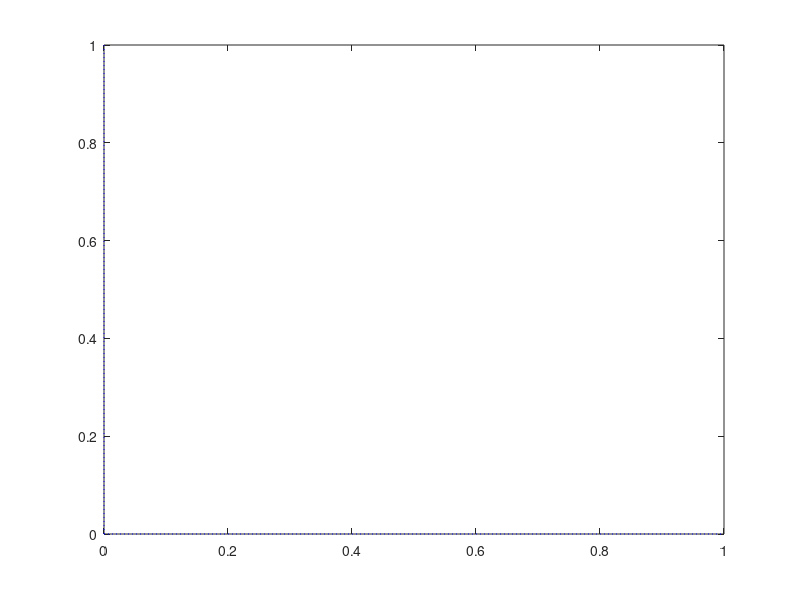

Recreate this plot in MATLAB.
function hz = zcoords( linetype )
%ZCOORDS    put co-ordinates on a z-plane diagram
%
%  usage:   hz = zcoords( <linetype> )
%       linetype = valid line type (see PLOT)
%            defaults to ':'
%         hz = graphics handle
if( nargin == 0 )
  vv = version;
  if( vv(1)>='5')
	linetype = 'b:';
  else
	linetype = 'w:';
  end
end
qq = axis; 
   next = lower(get(gca,'NextPlot'));   %--Ver 4.1
   isholdon = ishold;                   %--Ver 4.1
h = plot([qq(1),0; qq(2),0], [0,qq(3); 0,qq(4)], linetype );
   if ~isholdon;                        %--Ver 4.1
      set(gca,'NextPlot',next);         %--Ver 4.1
   end;                                 %--Ver 4.1
if nargout > 0
   hz = h;
end
